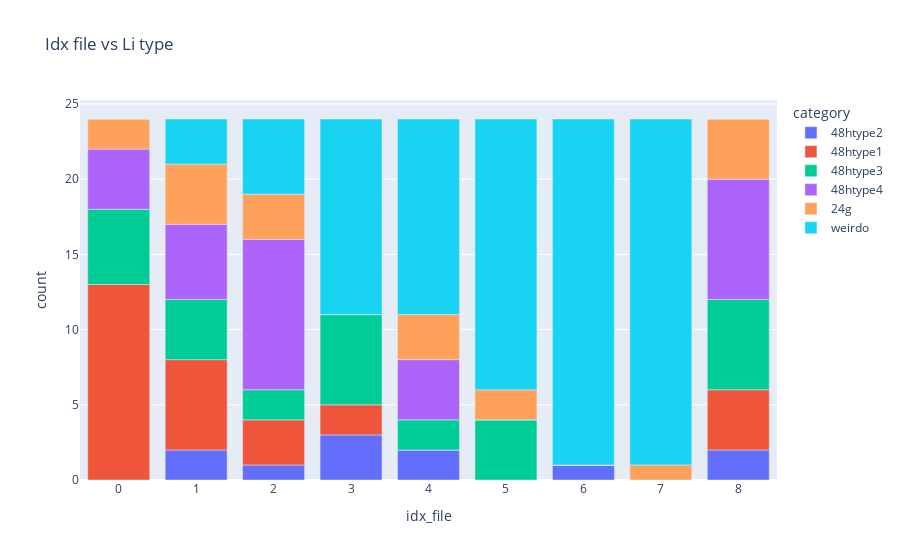

The notebook cell this image was saved under:
### Code cell
Mapping.Labelling.get_amount_type(file_loc_important_cols, litype, el = "Li")
df_amount_type = Plot.Mapping.Labelling.plot_amount_type(file_loc_important_cols, litype, el, style, category_labels)

### Figure 1 — Plotly figure (JSON) as saved in the notebook; plotly's stock layout.template omitted (floating-point values rounded to 4 significant figures)
{"data": [{"alignmentgroup": "True", "hovertemplate": "category=48htype2<br>idx_file=%{x}<br>count=%{y}<extra></extra>", "legendgroup": "48htype2", "marker": {"color": "#636efa", "pattern": {"shape": ""}}, "name": "48htype2", "offsetgroup": "48htype2", "orientation": "v", "showlegend": true, "textposition": "auto", "type": "bar", "x": [0, 1, 2, 3, 4, 5, 6, 7, 8], "xaxis": "x", "y": [0, 2, 1, 3, 2, 0, 1, 0, 2], "yaxis": "y"}, {"alignmentgroup": "True", "hovertemplate": "category=48htype1<br>idx_file=%{x}<br>count=%{y}<extra></extra>", "legendgroup": "48htype1", "marker": {"color": "#EF553B", "pattern": {"shape": ""}}, "name": "48htype1", "offsetgroup": "48htype1", "orientation": "v", "showlegend": true, "textposition": "auto", "type": "bar", "x": [0, 1, 2, 3, 4, 5, 6, 7, 8], "xaxis": "x", "y": [13, 6, 3, 2, 0, 0, 0, 0, 4], "yaxis": "y"}, {"alignmentgroup": "True", "hovertemplate": "category=48htype3<br>idx_file=%{x}<br>count=%{y}<extra></extra>", "legendgroup": "48htype3", "marker": {"color": "#00cc96", "pattern": {"shape": ""}}, "name": "48htype3", "offsetgroup": "48htype3", "orientation": "v", "showlegend": true, "textposition": "auto", "type": "bar", "x": [0, 1, 2, 3, 4, 5, 6, 7, 8], "xaxis": "x", "y": [5, 4, 2, 6, 2, 4, 0, 0, 6], "yaxis": "y"}, {"alignmentgroup": "True", "hovertemplate": "category=48htype4<br>idx_file=%{x}<br>count=%{y}<extra></extra>", "legendgroup": "48htype4", "marker": {"color": "#ab63fa", "pattern": {"shape": ""}}, "name": "48htype4", "offsetgroup": "48htype4", "orientation": "v", "showlegend": true, "textposition": "auto", "type": "bar", "x": [0, 1, 2, 3, 4, 5, 6, 7, 8], "xaxis": "x", "y": [4, 5, 10, 0, 4, 0, 0, 0, 8], "yaxis": "y"}, {"alignmentgroup": "True", "hovertemplate": "category=24g<br>idx_file=%{x}<br>count=%{y}<extra></extra>", "legendgroup": "24g", "marker": {"color": "#FFA15A", "pattern": {"shape": ""}}, "name": "24g", "offsetgroup": "24g", "orientation": "v", "showlegend": true, "textposition": "auto", "type": "bar", "x": [0, 1, 2, 3, 4, 5, 6, 7, 8], "xaxis": "x", "y": [2, 4, 3, 0, 3, 2, 0, 1, 4], "yaxis": "y"}, {"alignmentgroup": "True", "hovertemplate": "category=weirdo<br>idx_file=%{x}<br>count=%{y}<extra></extra>", "legendgroup": "weirdo", "marker": {"color": "#19d3f3", "pattern": {"shape": ""}}, "name": "weirdo", "offsetgroup": "weirdo", "orientation": "v", "showlegend": true, "textposition": "auto", "type": "bar", "x": [0, 1, 2, 3, 4, 5, 6, 7, 8], "xaxis": "x", "y": [0, 3, 5, 13, 13, 18, 23, 23, 0], "yaxis": "y"}], "layout": {"barmode": "relative", "legend": {"title": {"text": "category"}, "tracegroupgap": 0}, "title": {"text": "Idx file vs Li type"}, "xaxis": {"anchor": "y", "domain": [0, 1], "title": {"text": "idx_file"}}, "yaxis": {"anchor": "x", "domain": [0, 1], "title": {"text": "count"}}}}
